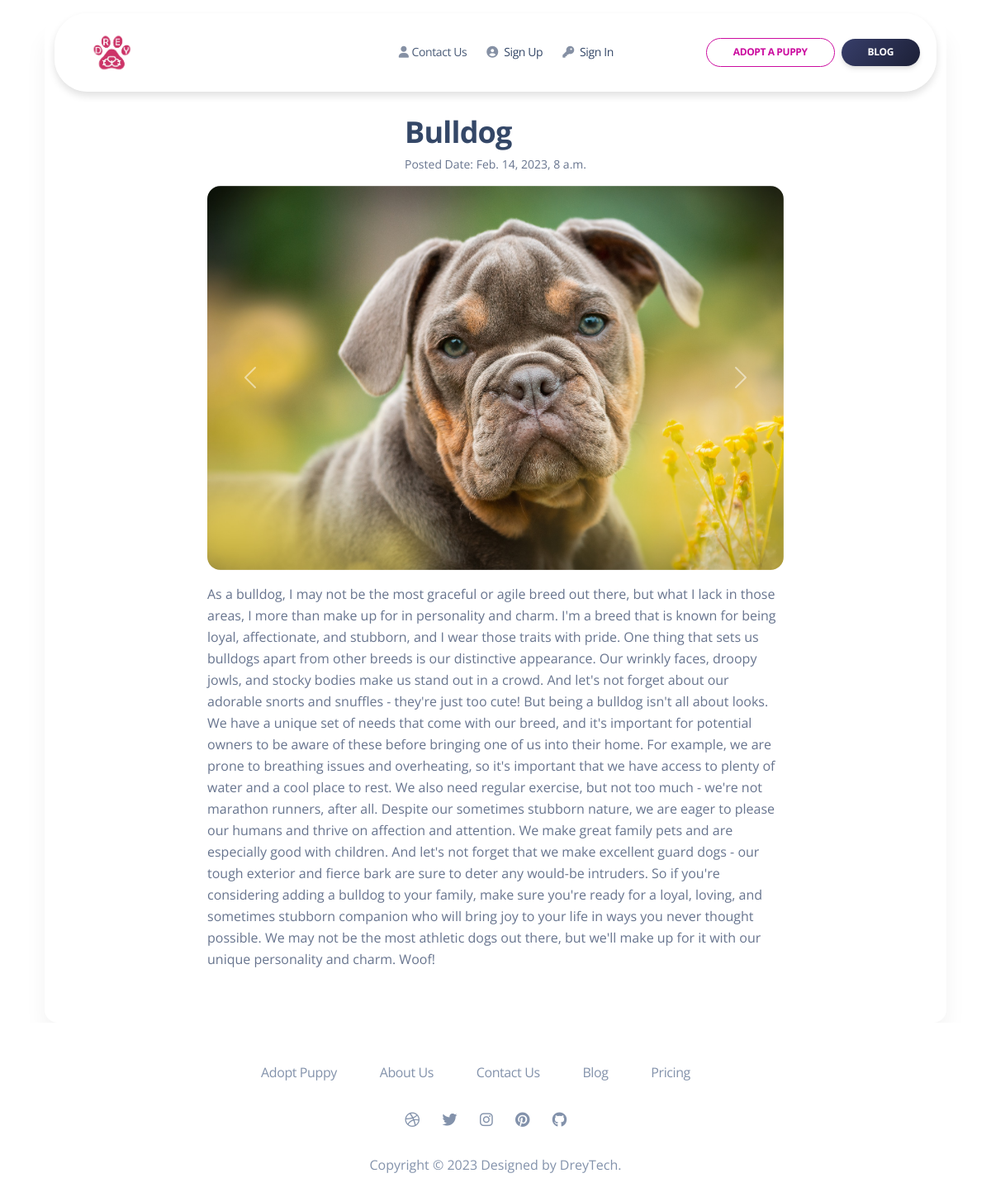
Screenshot of /post_detail/bulldog with the database file from the repository.
### app/models.py (models this page shows, shortened)
class BlogPost(models.Model):
    title = models.CharField(max_length =150, verbose_name = 'Post Title')
    slug = models.SlugField(max_length=200, unique=True)
    post_author = models.ForeignKey(User, on_delete = models.CASCADE, verbose_name= 'Author')
    post_category = models.ForeignKey(PostCategory, on_delete = models.CASCADE, verbose_name = 'Post Category')
    post_img = models.ImageField(verbose_name = 'Post Featured Image')
    created_date = models.DateTimeField(auto_now_add=True)
    updated_on = models.DateTimeField(auto_now=True)
    post_contents = models.TextField(verbose_name = 'Post Contents')
    status = models.IntegerField(choices=BLOGSTATUS, default=0)
    class Meta:
        ordering  = ['-created_date']

### app/views.py (the view)
# urls.py: path('post_detail/<slug:slug>', views.post_detail, name="post_detail"),
def post_detail(request, slug):
    template_name = 'app/detail_post.html'
    post = get_object_or_404(BlogPost, slug=slug)
    images = post.images.filter(active=True)
    new_image = None
    current_user = request.user
    return render(request, template_name, {'post': post,
                                           'current_user': current_user,
                                           'images': images,
                                           'new-image': new_image})

### templates/app/detail_post.html (shortened to what this page needs)
{% extends "app/base.html" %} {% load static %}
{% block content %}
<section>
  <div class="page-header min-vh-75">
    <div class="container">
      <div class="row">
        <div class="col-12 mt-4">
          <div class="card">
            <div class="card-header pb-0 p-3 mt-5 align-self-center">
              <h2 class="mb-1 mt-5">{{post.title}}</h2>
              <p class="text-sm">Posted Date: {{post.created_date}}</p>
            </div>
            <div class="position-relative align-self-center mb-5 col-md-8">
              <div
                id="carouselExampleControls"
                class="carousel slide"
                data-ride="carousel"
              >
                <div class="carousel-inner border-radius-xl">
                  <div class="carousel-item active">
                    <img class="d-block w-100" src="{{post.post_img.url}}" />
                  </div>
                  <a
                    class="carousel-control-prev"
                    href="#carouselExampleControls"
                    role="button"
                    data-slide="prev"
                  >
                    <span
                      class="carousel-control-prev-icon"
                      aria-hidden="true"
                    ></span>
                  </a>
                  <a
                    class="carousel-control-next"
                    href="#carouselExampleControls"
                    role="button"
                    data-slide="next"
                  >
                    <span
                      class="carousel-control-next-icon"
                      aria-hidden="true"
                    ></span>
                  </a>
                </div>
                <p class="mt-3">{{post.post_contents}}</p>
              </div>
            </div>
          </div>
        </div>
      </div>
    </div>
  </div>
</section>
{% endblock %}

### rows the page displays
BlogPost: title "Bulldog", created_date "Feb. 14, 2023, 8 a.m.", post_img (picture), post_contents "As a bulldog, I may not be the most graceful or agile breed out there, but what I lack in those areas, I more than make up for in personality and charm. I'm a breed that is known for being loyal, affectionate, and stubborn, and I wear those traits with pride. One thing that sets us bulldogs apart from other breeds is our distinctive appearance. Our wrinkly faces, droopy jowls, and stocky bodies make us stand out in a crowd. And let's not forget about our adorable snorts and snuffles - they're just too cute! But being a bulldog isn't all about looks. We have a unique set of needs that come with our breed, and it's important for potential owners to be aware of these before bringing one of us…"
